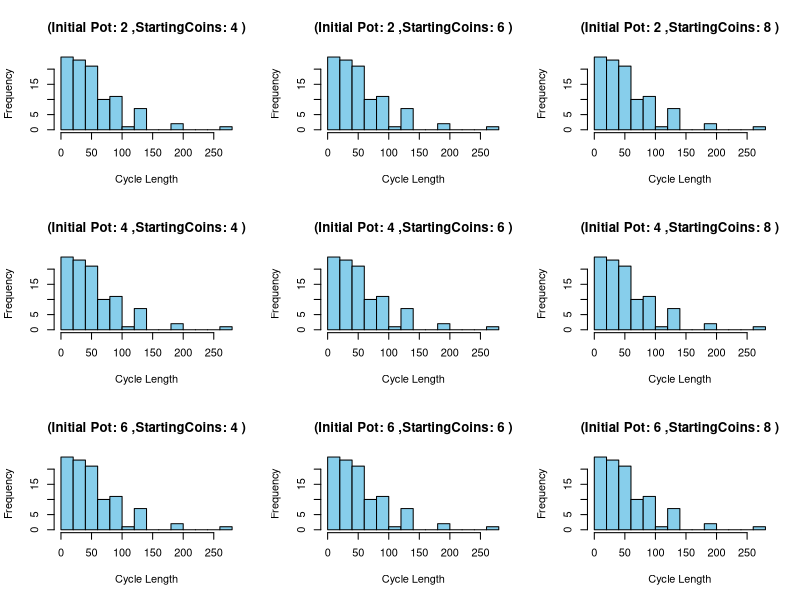

Recreate this plot in R.
## ---- chunk 1
knitr::opts_chunk$set(echo = TRUE)
# Function to simulate a player's turn
simulate_turn <- function(player, pot, initial_pot, starting_coins) {
  die_roll <- sample(1:6, 1)  # Simulate rolling a 6-sided die
  
  if (die_roll == 1) {
    # Do nothing
    return(list(player = player, pot = pot))
  } else if (die_roll == 2) {
    # Player takes all coins in the pot
    player$coins <- player$coins + pot
    pot <- 0
    return(list(player = player, pot = pot))
  } else if (die_roll == 3) {
    # Player takes half of the coins in the pot (rounded down)
    coins_taken <- floor(pot / 2)
    player$coins <- player$coins + coins_taken
    pot <- pot - coins_taken
    return(list(player = player, pot = pot))
  } else {
    # Player puts a coin in the pot
    player$coins <- player$coins - 1
    pot <- pot + 1
    return(list(player = player, pot = pot))
  }
}

# Function to simulate the game
simulate_game <- function(initial_pot, starting_coins) {
  player_A <- list(coins = starting_coins)  # Player A starts with specified coins
  player_B <- list(coins = starting_coins)  # Player B starts with specified coins
  pot <- initial_pot  # Initial number of coins in the pot
  cycles <- 0  # Initialize the number of cycles
  
  while (player_A$coins > 0 || player_B$coins > 0) {
    result_A <- simulate_turn(player_A, pot, initial_pot, starting_coins)  # Simulate player A's turn
    player_A <- result_A$player
    pot <- result_A$pot
    
    if (player_A$coins == 0) {
      break  # Player A loses, end the game
    }
    
    result_B <- simulate_turn(player_B, pot, initial_pot, starting_coins)  # Simulate player B's turn
    player_B <- result_B$player
    pot <- result_B$pot
    
    if (player_B$coins == 0) {
      break  # Player B loses, end the game
    }
    
    cycles <- cycles + 1  # Increment the number of cycles
  }
  
  return(cycles)
}

# Run the simulation for different combinations of initial pot size and starting coins
num_simulations <- 100  # Number of simulations to perform

initial_pot_sizes <- c(2, 4, 6)  # Different initial pot sizes
starting_coins <- c(4, 6, 8)  # Different starting coins

result_matrix <- matrix(0, nrow = length(initial_pot_sizes), ncol = length(starting_coins))

for (i in 1:length(initial_pot_sizes)) {
  for (j in 1:length(starting_coins)) {
    cycle_lengths <- vector("numeric", num_simulations)
    
    for (k in 1:num_simulations) {
      cycle_lengths[k] <- simulate_game(initial_pot_sizes[i], starting_coins[j])
    }
    
    expected_cycles <- mean(cycle_lengths)
    result_matrix[i, j] <- expected_cycles
  }
}

# Print the results
colnames(result_matrix) <- starting_coins
rownames(result_matrix) <- initial_pot_sizes

cat("Expected number of cycles:\n")
print(result_matrix)

## ---- chunk 2
# Plot the histograms
par(mfrow = c(length(initial_pot_sizes), length(starting_coins)))
for (i in 1:length(initial_pot_sizes)) {
  for (j in 1:length(starting_coins)) {
    hist(
      cycle_lengths,
      breaks = "FD",
      col = "skyblue",
      main = paste(
        "(Initial Pot:",
        initial_pot_sizes[i],
        ",StartingCoins:", starting_coins[j], ")"
      ),
      xlab = "Cycle Length",
      ylab = "Frequency"
    )
  }
}

